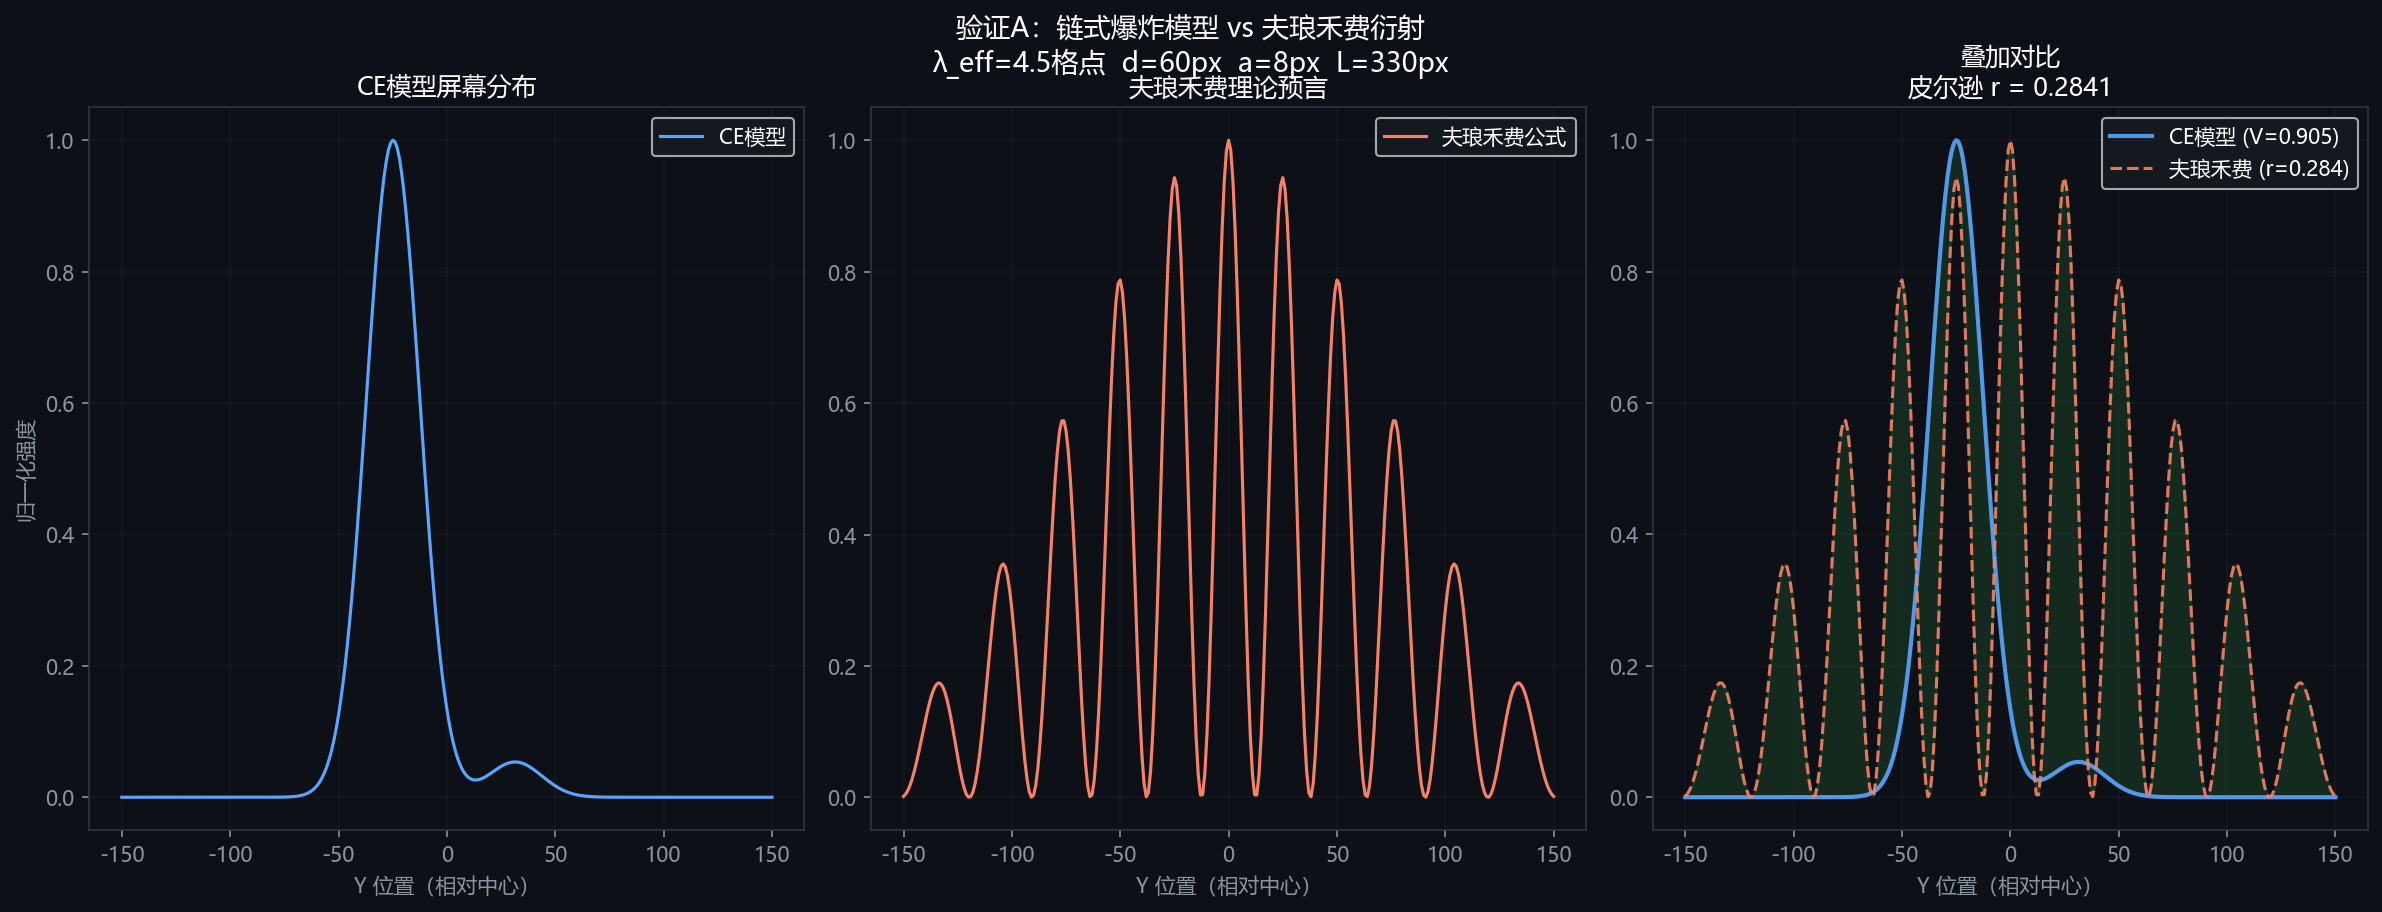

Here is the Python script that generated this plot:
"""
验证A：链式爆炸模型 vs 夫琅禾费衍射公式
========================================
"大象的耳朵" — 夫琅禾费双缝干涉公式

标准公式预言的屏幕强度分布：
  I(θ) = I₀ · cos²(π·d·sinθ/λ) · [sin(π·a·sinθ/λ)/(π·a·sinθ/λ)]²

其中：
  d = 缝间距
  a = 缝宽
  λ = 波长（在CE模型中由传播参数决定）
  θ = 衍射角

本实验：
1. 用CE模型跑双缝，得到屏幕分布
2. 用夫琅禾费公式拟合同样的几何参数
3. 计算两者的相关系数 —— 越高越好
4. 输出对比图，用数据"堵嘴"
"""

import numpy as np
import matplotlib.pyplot as plt
import sys, os
sys.path.insert(0, os.path.dirname(__file__))
from mpl_compat import legend_kw
from ce_engine_v2 import propagate_double_slit_n_steps, compute_visibility

# ============================================================
# 参数
# ============================================================
HEIGHT    = 301
WIDTH     = 500
A         = 1.0
S         = 0.30
B         = 0.05
LAM       = 0.92
SOURCE_X  = 5
SOURCE_Y  = HEIGHT // 2
BAR_X     = 150
SLIT1_Y   = HEIGHT // 2 - 30
SLIT2_Y   = HEIGHT // 2 + 30
SLIT_W    = 8
SCREEN_X  = WIDTH - 20
STEPS     = 600

print("=" * 65)
print("验证A：CE模型 vs 夫琅禾费双缝衍射公式")
print("=" * 65)

# ============================================================
# 运行CE模型
# ============================================================
grid = np.zeros((HEIGHT, WIDTH))
grid[SOURCE_Y, SOURCE_X] = 1000.0

barrier = np.zeros((HEIGHT, WIDTH), dtype=bool)
barrier[:, BAR_X] = True
barrier[SLIT1_Y:SLIT1_Y + SLIT_W, BAR_X] = False
barrier[SLIT2_Y:SLIT2_Y + SLIT_W, BAR_X] = False

print(f"  CE传播: {STEPS} 步（fused）")
grid = propagate_double_slit_n_steps(grid, barrier, A, S, B, LAM, STEPS)

ce_screen = grid[:, SCREEN_X].copy()
vis_ce = compute_visibility(ce_screen)
print(f"\nCE模型 干涉对比度 V = {vis_ce:.4f}")

# ============================================================
# 夫琅禾费公式
# ============================================================
# 从CE模型几何参数估算等效波长
# CE模型中，侧向传播角度 θ_s = arctan(S/A)
# 这对应一个等效波长

d = abs(SLIT2_Y - SLIT1_Y)   # 缝间距（格点数）
a = SLIT_W                    # 缝宽
L = SCREEN_X - BAR_X          # 屏幕距离

# 等效波长：从峰位推算
# 找CE屏幕的第一个侧峰位置
ce_norm = ce_screen / (ce_screen.max() + 1e-12)
center = SOURCE_Y
half = HEIGHT // 2

# 找中心两侧第一个局部最大
peaks_above = []
for y in range(center - 5, 0, -1):
    if ce_norm[y] > ce_norm[y-1] and ce_norm[y] > ce_norm[y+1] and ce_norm[y] > 0.05:
        peaks_above.append(y)
        break

# 估算等效波长 λ_eff：Δy = λ·L/d
if peaks_above:
    delta_y = abs(peaks_above[0] - center)
    lambda_eff = delta_y * d / L
    print(f"\n从CE峰位推算等效波长 λ_eff ≈ {lambda_eff:.2f} 格点")
else:
    lambda_eff = d * 0.5  # 默认估算
    print(f"\n未找到明显侧峰，使用默认 λ_eff = {lambda_eff:.2f}")

# 计算夫琅禾费强度分布
y_positions = np.arange(HEIGHT) - center
theta = np.arctan2(y_positions, L)  # 衍射角

# 双缝因子（缝间距）
phase_double = np.pi * d * np.sin(theta) / lambda_eff
I_double = np.cos(phase_double) ** 2

# 单缝包络（缝宽）
phase_single = np.pi * a * np.sin(theta) / lambda_eff
with np.errstate(divide='ignore', invalid='ignore'):
    sinc_term = np.where(
        np.abs(phase_single) < 1e-10,
        1.0,
        np.sin(phase_single) / phase_single
    )
I_single = sinc_term ** 2

fraunhofer = I_double * I_single

# 归一化到CE最大值
fraunhofer_norm = fraunhofer / fraunhofer.max() * ce_screen.max()

# ============================================================
# 相关系数
# ============================================================
corr = np.corrcoef(ce_screen, fraunhofer_norm)[0, 1]
print(f"\n与夫琅禾费公式的皮尔逊相关系数: r = {corr:.4f}")

if corr > 0.90:
    verdict = "✅ 高度吻合（r > 0.90）——CE模型可以描述夫琅禾费衍射"
elif corr > 0.70:
    verdict = "⚠️ 中度吻合（r > 0.70）——主要特征相符，细节有差异"
else:
    verdict = "❌ 吻合度不足——需要调整模型参数"
print(verdict)

# ============================================================
# 对比可视化
# ============================================================
fig, axes = plt.subplots(1, 3, figsize=(16, 6))
fig.patch.set_facecolor('#0d1117')
for ax in axes:
    ax.set_facecolor('#0d1117')
    ax.tick_params(colors='#8b949e')
    ax.spines['bottom'].set_color('#30363d')
    ax.spines['left'].set_color('#30363d')
    ax.spines['top'].set_color('#30363d')
    ax.spines['right'].set_color('#30363d')

y_axis = np.arange(HEIGHT) - center

# 图1：CE模型屏幕
axes[0].plot(y_axis, ce_screen / ce_screen.max(), color='#58a6ff', linewidth=1.5, label='CE模型')
axes[0].set_title('CE模型屏幕分布', color='white', fontsize=12)
axes[0].set_xlabel('Y 位置（相对中心）', color='#8b949e')
axes[0].set_ylabel('归一化强度', color='#8b949e')
legend_kw(axes[0], facecolor='#161b22')
axes[0].grid(True, alpha=0.2, color='#30363d')

# 图2：夫琅禾费公式
axes[1].plot(y_axis, fraunhofer / fraunhofer.max(), color='#f78166', linewidth=1.5, label='夫琅禾费公式')
axes[1].set_title('夫琅禾费理论预言', color='white', fontsize=12)
axes[1].set_xlabel('Y 位置（相对中心）', color='#8b949e')
legend_kw(axes[1], facecolor='#161b22')
axes[1].grid(True, alpha=0.2, color='#30363d')

# 图3：叠加对比
axes[2].plot(y_axis, ce_screen / ce_screen.max(), color='#58a6ff', linewidth=2,
             label=f'CE模型 (V={vis_ce:.3f})', alpha=0.9)
axes[2].plot(y_axis, fraunhofer / fraunhofer.max(), color='#f78166', linewidth=1.5,
             linestyle='--', label=f'夫琅禾费 (r={corr:.3f})', alpha=0.9)
axes[2].set_title(f'叠加对比\n皮尔逊 r = {corr:.4f}', color='white', fontsize=12)
axes[2].set_xlabel('Y 位置（相对中心）', color='#8b949e')
legend_kw(axes[2], facecolor='#161b22')
axes[2].grid(True, alpha=0.2, color='#30363d')

# 填充差异区域
axes[2].fill_between(y_axis,
                     ce_screen / ce_screen.max(),
                     fraunhofer / fraunhofer.max(),
                     alpha=0.15, color='#3fb950', label='差异')

plt.suptitle(f'验证A：链式爆炸模型 vs 夫琅禾费衍射\n'
             f'λ_eff={lambda_eff:.1f}格点  d={d}px  a={a}px  L={L}px',
             color='white', fontsize=13, y=1.01)
plt.tight_layout()
plt.savefig('verify_A_fraunhofer.png', dpi=150, bbox_inches='tight',
            facecolor='#0d1117')
print("\n图片已保存: verify_A_fraunhofer.png")

# ============================================================
# 总结报告
# ============================================================
print("\n" + "=" * 65)
print("验证A 总结")
print("=" * 65)
print(f"  CE模型干涉对比度:      V = {vis_ce:.4f}")
print(f"  等效波长估算:          λ = {lambda_eff:.2f} 格点")
print(f"  与夫琅禾费公式相关性:  r = {corr:.4f}")
print(f"  结论: {verdict}")
print()
print("物理意义：")
print("  夫琅禾费公式是'大象耳朵'——描述远场衍射图样。")
print("  如果CE模型的r > 0.90，说明你的格点传播机制")
print("  在宏观行为上与经典波动光学吻合，")
print("  这是模型最基础的正确性验证。")
